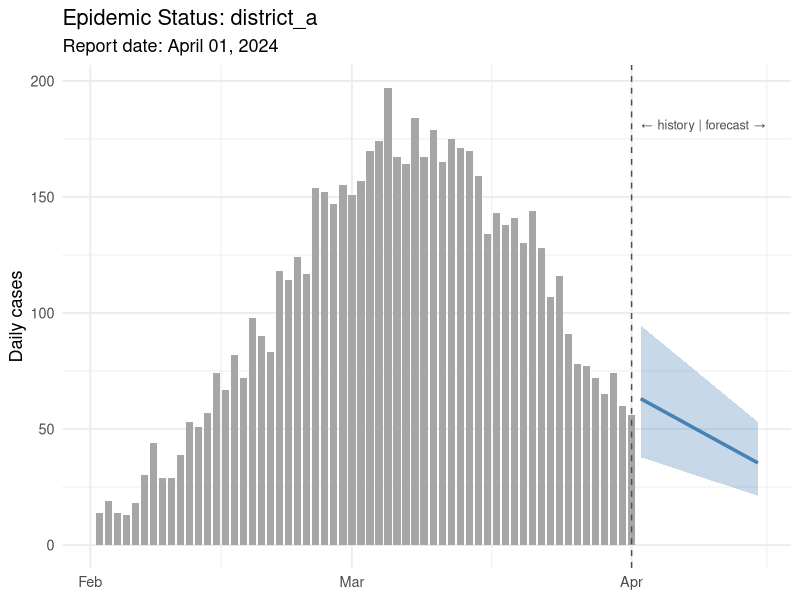

This chart was generated by the following R code:
## ---- chunk 1
#| label: setup

library(ggplot2)
library(dplyr)

# Simulate what the report would receive from its parameters
# (In the real template, these come from params$...)
location     <- "district_a"
report_date  <- as.Date("2024-04-01")
forecast_days <- 14

# Pull data from database (simulated here)
set.seed(as.integer(report_date))
n_hist <- 60
dates  <- seq(report_date - n_hist + 1, report_date, by = "day")

# Simulated historical case counts
peak_day   <- round(n_hist * 0.6)
peak_cases <- 180
lambda_vec <- peak_cases * exp(-0.5 * ((seq_len(n_hist) - peak_day) / 15)^2)
cases_hist <- rpois(n_hist, pmax(lambda_vec, 2))

df_hist <- data.frame(date = dates, cases = cases_hist, type = "Observed")
## ---- chunk 2
#| label: forecast

# Simple exponential smoothing forecast
last_n   <- tail(cases_hist, 7)
alpha    <- 0.3
smoothed <- numeric(length(last_n))
smoothed[1] <- last_n[1]
for (i in 2:length(last_n)) {
  smoothed[i] <- alpha * last_n[i] + (1 - alpha) * smoothed[i - 1]
}
base     <- tail(smoothed, 1)
trend    <- (tail(smoothed, 1) - smoothed[1]) / (length(smoothed) - 1)
# Clip declining trend
trend    <- min(trend, 0)

fcst_dates  <- seq(report_date + 1, by = "day", length.out = forecast_days)
fcst_median <- pmax(1, base + trend * seq_len(forecast_days))
fcst_lo     <- pmax(0, fcst_median * 0.6)
fcst_hi     <- fcst_median * 1.5

df_fcst <- data.frame(
  date   = fcst_dates,
  median = fcst_median,
  lo     = fcst_lo,
  hi     = fcst_hi
)
## ---- chunk 3
#| label: summary-stats

# Key numbers for the executive summary table
week_total  <- sum(tail(cases_hist, 7))
prev_total  <- sum(cases_hist[(n_hist - 13):(n_hist - 7)])
change_pct  <- round((week_total - prev_total) / prev_total * 100, 1)
peak_fcst   <- round(max(fcst_median))
total_fcst  <- round(sum(fcst_median))

summary_tbl <- data.frame(
  Metric = c("Cases this week", "Change vs prior week",
             "Peak forecast (next 14d)", "Total forecast (next 14d)"),
  Value  = c(format(week_total, big.mark = ","),
             paste0(ifelse(change_pct > 0, "+", ""), change_pct, "%"),
             format(peak_fcst, big.mark = ","),
             format(total_fcst, big.mark = ","))
)

knitr::kable(summary_tbl, caption = paste("Summary for", location,
             "as of", format(report_date, "%B %d, %Y")))
## ---- chunk 4
#| label: report-chart
#| fig-cap: "Epidemic curve with 14-day forecast. This chart is the core visual in the automated client report — the same template generates it for any location and date."

ggplot() +
  geom_col(data = df_hist, aes(x = date, y = cases),
           fill = "grey65", width = 0.8) +
  geom_ribbon(data = df_fcst,
              aes(x = date, ymin = lo, ymax = hi),
              fill = "steelblue", alpha = 0.3) +
  geom_line(data = df_fcst, aes(x = date, y = median),
            colour = "steelblue", linewidth = 1.2) +
  geom_vline(xintercept = report_date, linetype = "dashed",
             colour = "grey30") +
  annotate("text", x = report_date + 1,
           y = max(cases_hist) * 0.92,
           label = "← history | forecast →",
           hjust = 0, size = 3.2, colour = "grey30") +
  labs(x = NULL, y = "Daily cases",
       title  = paste("Epidemic Status:", location),
       subtitle = paste("Report date:", format(report_date, "%B %d, %Y"))) +
  theme_minimal(base_size = 13)
